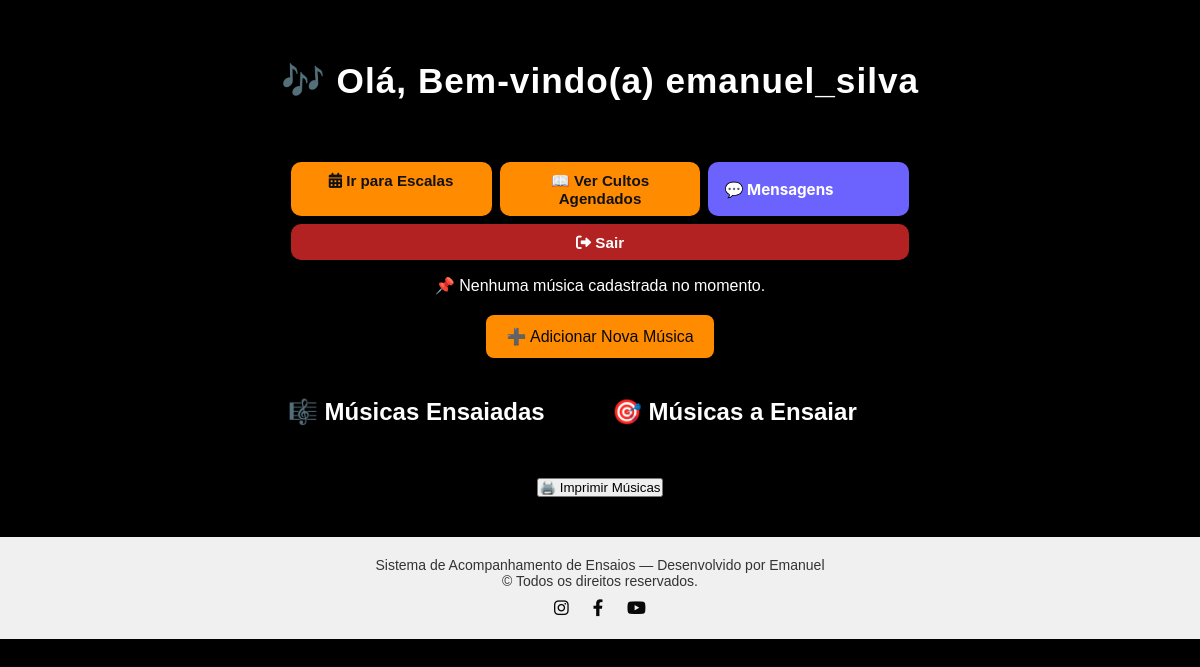
Before: /musicas (signed in) with the older database file.
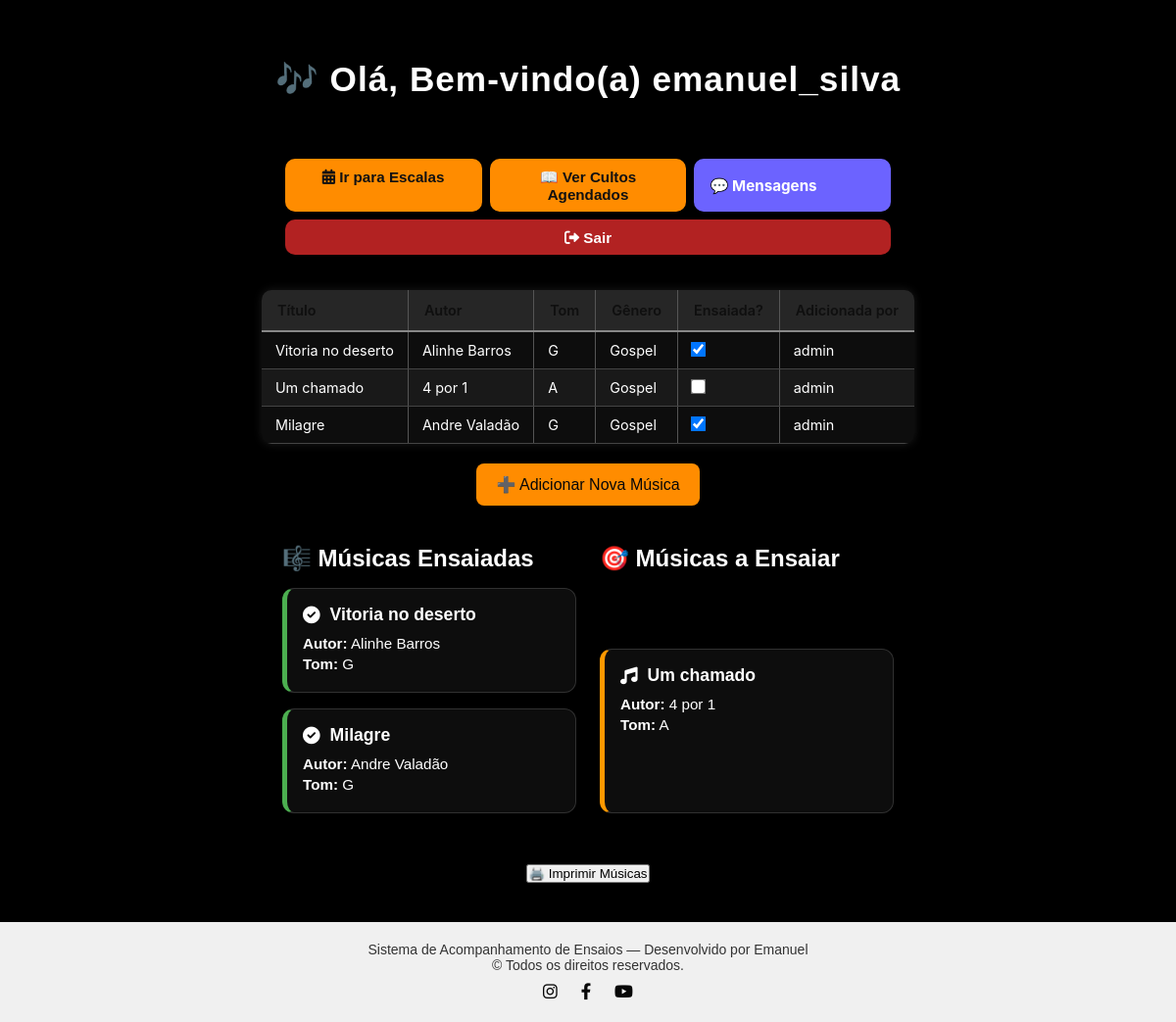
After: the same page with the newer database file.
### app.py (models this page shows)
class Usuario(UserMixin, db.Model):
    id = db.Column(db.Integer, primary_key=True)
    nome = db.Column(db.String(50), nullable=False)
    sobrenome = db.Column(db.String(50), nullable=False)
    telefone = db.Column(db.String(15), nullable=False)
    username = db.Column(db.String(50), unique=True, nullable=False)
    password = db.Column(db.String(128), nullable=False)
    role = db.Column(db.String(20), nullable=False, default="membro")
    pergunta_seguranca = db.Column(db.String(200), nullable=False)
    resposta_seguranca = db.Column(db.String(200), nullable=False)

class Music(db.Model):
    musica_id = db.Column(db.Integer, primary_key=True)  # 🔹 Agora chamamos a coluna corretamente!
    titulo = db.Column(db.String(100), nullable=False)
    autor = db.Column(db.String(100), nullable=False)
    genero = db.Column(db.String(50), nullable=False)
    tom = db.Column(db.String(10), nullable=False)
    usuario_id = db.Column(db.Integer, db.ForeignKey('usuario.id'))
    ensaiada = db.Column(db.Boolean, default=False)
    data_ensaio = db.Column(db.DateTime)
    usuario = db.relationship('Usuario', backref='musicas')

### app.py (the view, shortened to what this page needs)
@app.route('/musicas', methods=['GET','POST'])
@login_required
def musicas():
    musicas_lista = Music.query.all()
    return render_template('musicas.html', musicas=musicas_lista)

### app.py (called while the page is built)
@login_manager.user_loader
def load_user(user_id):
    return db.session.get(Usuario, int(user_id))  # 🔹 Usa a sessão corretamente sem `with`

### templates/musicas.html (shortened to what this page needs)
<!DOCTYPE html>
<html lang="pt-BR">
<head>
  <link rel="stylesheet" href="{{ url_for('static', filename='musicas.css') }}" />
  <link rel="stylesheet" href="https://cdnjs.cloudflare.com/ajax/libs/font-awesome/6.0.0/css/all.min.css" />
</head>
<body>
  <header>
    <h1 class="efeito-aproximacao">🎶 Olá, Bem-vindo(a) {{ current_user.username }}</h1>
  </header>
  <div class="botoes-wrapper">
    <a href="{{ url_for('escala') }}" class="botao-escala"><i class="fa-solid fa-calendar-alt"></i> Ir para Escalas</a>
    <a href="{{ url_for('cultos') }}" class="botao-ver-cultos">📖 Ver Cultos Agendados</a>
    <button id="btnAbrirMensagens" class="botao-mensagens">💬 Mensagens</button>
    <a href="{{ url_for('logout') }}" class="botao-sair"><i class="fas fa-sign-out-alt"></i> Sair</a>
  </div>
<div id="cardMusicas">
  {% if musicas %}
      <form id="formMusicas">
        <div class="tabela-container">
         <table class="tabela">
          <thead>
            <tr>
              <th>Título</th>
              <th>Autor</th>
              <th>Tom</th>
              <th>Gênero</th>
              <th>Ensaiada?</th>
              <th>Adicionada por</th>
            </tr>
          </thead>
          <tbody id="tabelaMusicas">
            {% for musica in musicas %}
            <tr>
              <td>{{ musica.titulo }}</td>
              <td>{{ musica.autor }}</td>
              <td>{{ musica.tom }}</td>
              <td>{{ musica.genero }}</td>
              <td>
                <input type="checkbox" name="status_{{ musica.musica_id }}" {% if musica.ensaiada %}checked{% endif %}>
              </td>
              <td>{{ musica.usuario.nome if musica.usuario else "Desconhecido" }}</td>
            </tr>
            {% endfor %}
          </tbody>
        </table>
      </div>
    </form>
    {% else %}
      <p>📌 Nenhuma música cadastrada no momento.</p>
    {% endif %}
  </div>
    <div class="centraliza-botao-wrapper">
      <button id="btnAbrirModalAdicionarMusica" class="botao-adicionar-musica" type="button">
        ➕ Adicionar Nova Música
      </button>
    </div>
  <div class="duas-listas">
    <div class="lista-cards">
      <h2>🎼 Músicas Ensaiadas</h2>
      {% for musica in musicas %}
        {% if musica.ensaiada %}
        <div class="card-musica ensaiada" data-id="{{ musica.musica_id }}">
          <div class="card-header">
            <i class="fa-solid fa-check-circle"></i>
            <strong>{{ musica.titulo }}</strong>
          </div>
          <div class="card-body">
            <p><strong>Autor:</strong> {{ musica.autor }}</p>
            <p><strong>Tom:</strong> {{ musica.tom }}</p>
          </div>
        </div>
        {% endif %}
      {% endfor %}
    </div>
    <div class="lista-cards">
      <h2>🎯 Músicas a Ensaiar</h2>
      {% for musica in musicas %}
        {% if not musica.ensaiada %}
        <div class="card-musica a-ensaiar" data-id="{{ musica.musica_id }}">
          <div class="card-header">
            <i class="fa-solid fa-music"></i>
            <strong>{{ musica.titulo }}</strong>
          </div>
          <div class="card-body">
            <p><strong>Autor:</strong> {{ musica.autor }}</p>
            <p><strong>Tom:</strong> {{ musica.tom }}</p>
          </div>
        </div>
        {% endif %}
      {% endfor %}
    </div>
  </div>
      <div style="margin-top: 20px;">
        <button onclick="imprimirMusicas()" type="button" class="botao-imprimir">🖨️ Imprimir Músicas</button>
      </div>
  <footer class="rodape">
    <p>Sistema de Acompanhamento de Ensaios — Desenvolvido por Emanuel</p>
    <p>&copy; {{ current_year }} Todos os direitos reservados.</p>
    <div class="icones-sociais">
      <a href="https://www.instagram.com" target="_blank"><i class="fab fa-instagram"></i></a>
      <a href="https://www.facebook.com" target="_blank"><i class="fab fa-facebook-f"></i></a>
      <a href="https://www.youtube.com" target="_blank"><i class="fab fa-youtube"></i></a>
    </div>
  </footer>
</body>
</html>

Changed rows visible on the page:
added Music: titulo "Vitoria no deserto", autor "Alinhe Barros", tom "G", genero "Gospel", ensaiada "☑", usuario "admin"
added Music: titulo "Um chamado", autor "4 por 1", tom "A", genero "Gospel", usuario "admin"
added Music: titulo "Milagre", autor "Andre Valadão", tom "G", genero "Gospel", ensaiada "☑", usuario "admin"
Other visible differences:
text no longer shown: "📌 Nenhuma música cadastrada no momento."
text now shown: "Título Autor Tom Gênero Ensaiada? Adicionada por"
